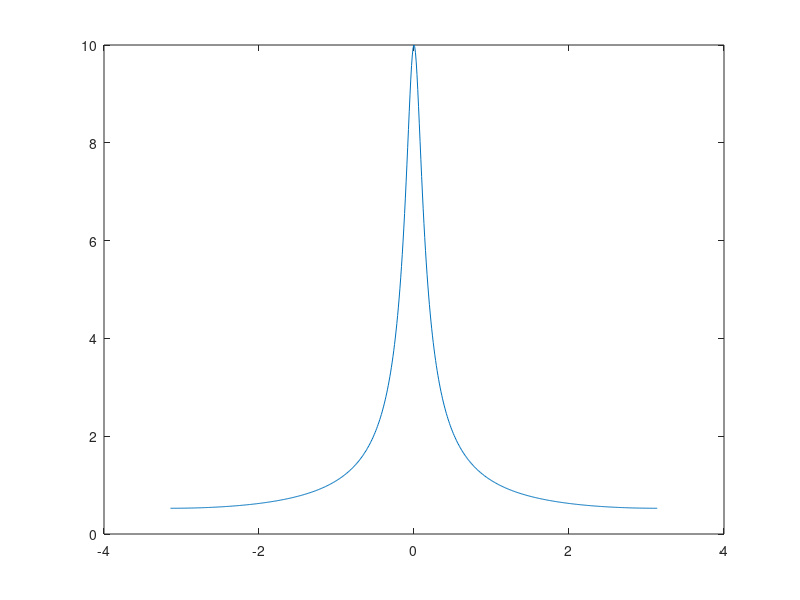
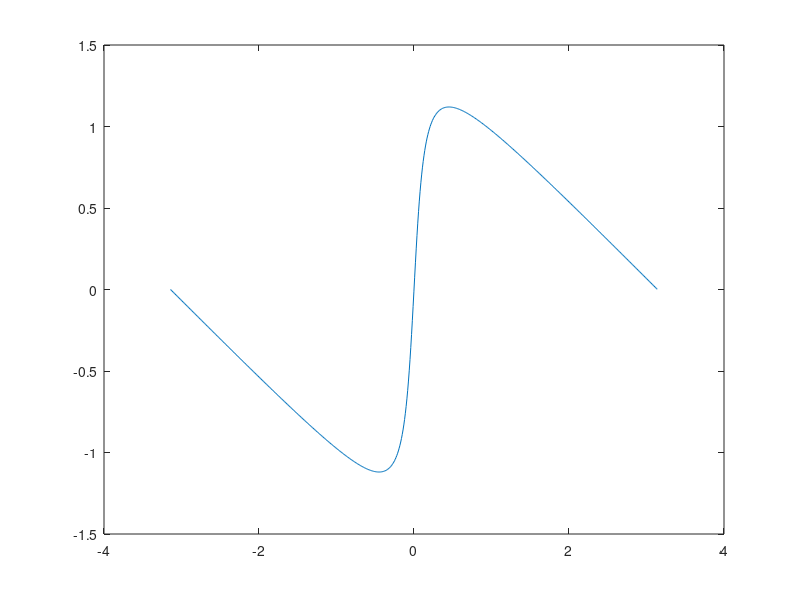

Write MATLAB code to recreate these figures, in order.
%Exercici 2, Capitol 3 analisi frequencial

close all
clear all
limit=pi;   % prova amb un limit superior 2*pi, 4*pi
pas=0.01;
t=-limit:pas:limit;
H=1./sqrt(1.81-1.8.*cos(t));
fase=atan(0.9.*sin(t)./(1-0.9.*cos(t)));
plot(t,H),figure
plot(t,fase)
H(round(limit/pas)+1)  % H(0)
